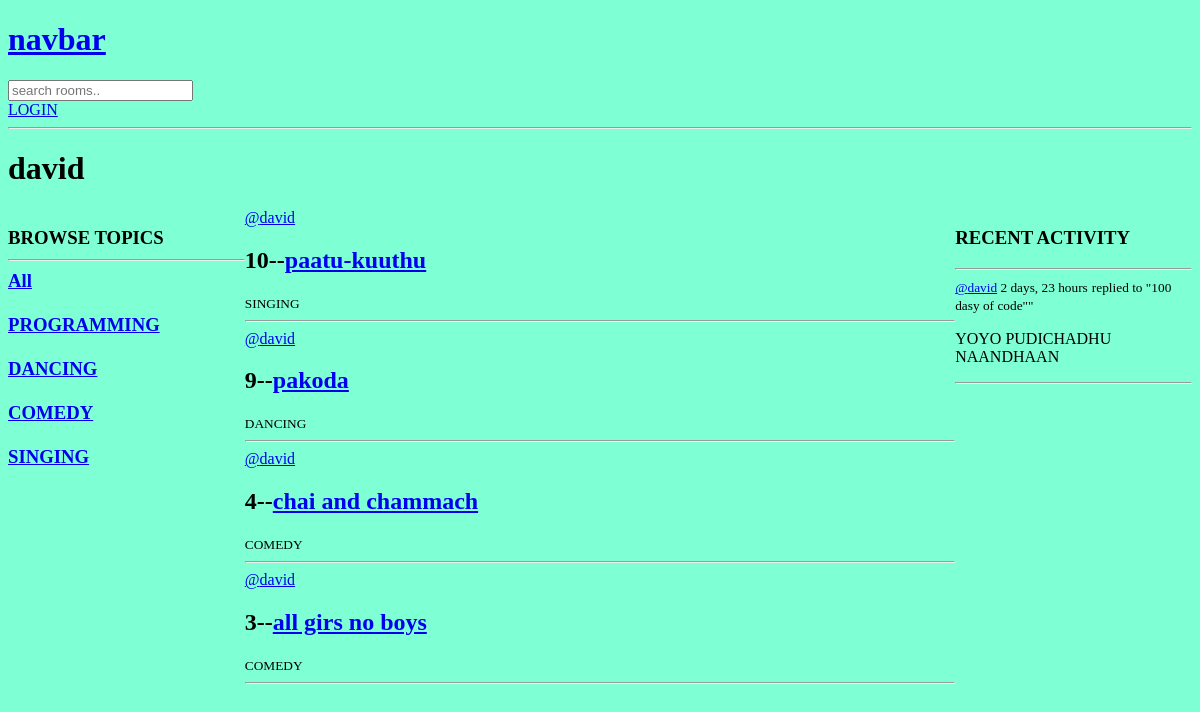
Before: /profile/2/ with the older database file.
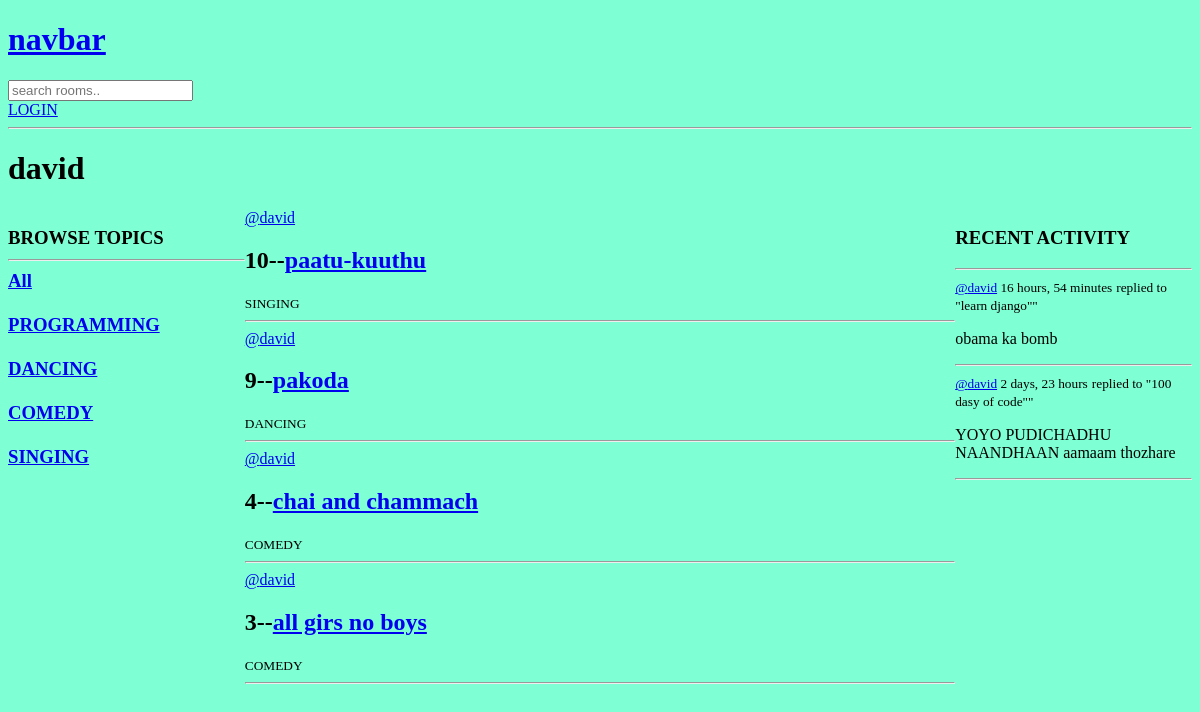
After: the same page with the newer database file.
### app1/models.py (models this page shows)
class Topic(models.Model):
    name= models.CharField(max_length=200)
    def __str__(self):
        return self.name

class Room(models.Model):
    host= models.ForeignKey(User, on_delete=models.SET_NULL,null=True)
    topic= models.ForeignKey(Topic,on_delete=models.SET_NULL,null=True)
    name= models.CharField(max_length=200)
    desc= models.TextField(null=True,blank=True)
    participants= models.ManyToManyField(User, related_name='participants',blank=True)
    updated= models.DateTimeField(auto_now=True)
    created= models.DateTimeField(auto_now_add=True)
    class Meta:
        ordering=['-updated','-created']
    def __str__(self):
        return self.name

class Message(models.Model):
    user= models.ForeignKey(User,on_delete=models.CASCADE)
    room= models.ForeignKey(Room, on_delete=models.CASCADE)
    body= models.TextField()
    updated= models.DateTimeField(auto_now=True)
    created= models.DateTimeField(auto_now_add=True)
    class Meta:
        ordering=['-updated','-created']
    def __str__(self):
        return f"{self.body[0:50]}"

### app1/views.py (the view)
# urls.py: path('profile/<str:pk>/', views.userProfile,name='user-profile'),
def userProfile(request,pk):
    user= User.objects.get(id=pk)
    rooms= user.room_set.all()
    room_message= user.message_set.all()
    topics = Topic.objects.all()
    context={'user':user, 'rooms': rooms, 'room_messages': room_message,'topics':topics}
    return render(request,'app1/profile.html',context)

### app1/templates/app1/profile.html (shortened to what this page needs)
{% extends 'main.html' %}
{% block content %}
<h1>{{ user.username }}</h1>
<div class="profile-container">
    <div>
        {% include 'app1/topics_component.html' %}
    </div>
    <div>
        {% include 'app1/feed_component.html' %}
    </div>
    <div>
        {% include 'app1/activity_component.html' %}
    </div>
</div>
{% endblock content %}

### app1/templates/app1/topics_component.html
<h3>
    BROWSE TOPICS
    <hr>
    <div>
        <a href="{% url 'home' %}">All</a>
    </div>
    <br>
    {%for topic in topics%}
    <div>
        <a href="{% url 'home' %}?q={{topic.name}}">{{topic.name}}</a>
    </div>
    <br>
    {%endfor%}
</h3>

### app1/templates/app1/feed_component.html (shortened to what this page needs)
<div>
{%for room in rooms%}
    <div>
        <span>
            <a href="{% url 'user-profile' room.host.id %}">@{{room.host.username}}</a>
        </span>
        <h2>
            {{room.id}}--<a href="{%url 'room' room.id%}">{{room.name}}</a>
        </h2>
        <small>
            {{room.topic}}
        </small>
        <hr>
    </div>
{%endfor%}
</div>

### app1/templates/app1/activity_component.html (shortened to what this page needs)
<h3>RECENT ACTIVITY</h3>
<hr>
{% for message in room_messages %}
<div>
    <small><a href="{% url 'user-profile' message.user.id %}">@{{message.user}}</a> {{message.created|timesince}}</small>
    <small> replied to "{{message.room}}"" </small>
    <p> {{message}} </p>
    <hr>
</div>
{% endfor %}

Changed rows visible on the page:
added Message: user "david", created "16 hours, 54 minutes", room "learn django", body "obama ka bomb"
changed Message "100 dasy of code": body "YOYO PUDICHADHU NAANDHAAN" → "YOYO PUDICHADHU NAANDHAAN aamaam thozhare"
